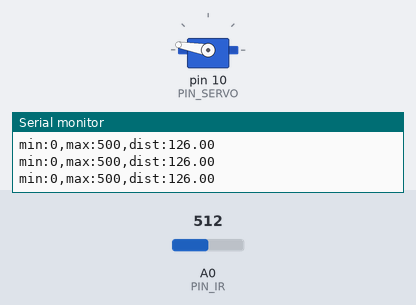
Bench run of a sketch on a simulated Arduino Uno, built with avr-gcc and run on an emulated ATmega328P. Parts: servo, the last lines printed to the serial monitor. Inputs (shaded band) come from the test bench; at power-on: A0 (PIN_IR) = 512.

Above: at 1.2 s.
1.3 s: A0 (PIN_IR) set to 277
2.9 s: A0 (PIN_IR) set to 259
At 4.0 s:
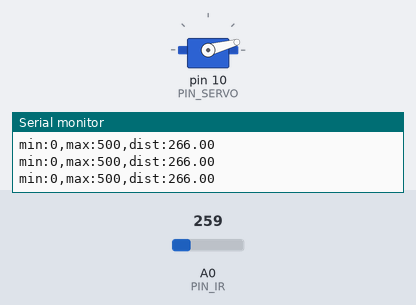
4.4 s: A0 (PIN_IR) set to 306
At 4.7 s:
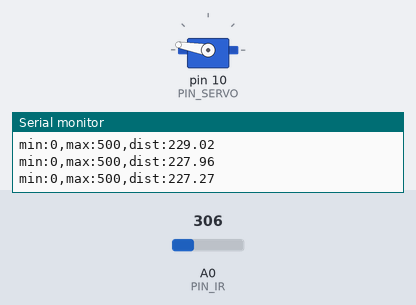
5.9 s: A0 (PIN_IR) set to 245
At 7.1 s:
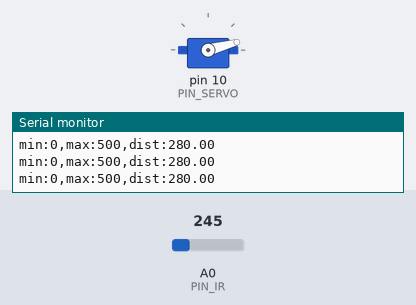
Timing chart, 0 to 8.4 s (numbered marks = the images above; inputs shaded):
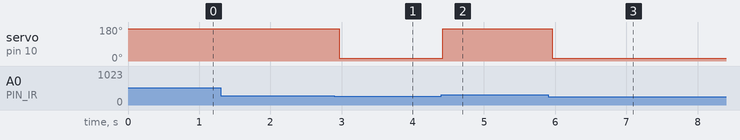

Measured:
- the behaviour switches between 270 and 269 on A0 (PIN_IR) (found by bisection; images 0 and 1)
- after the input at 2.9 s, servo on pin 10 (PIN_SERVO): 170° → 15° after 0.07 s
- after the input at 4.4 s, servo on pin 10 (PIN_SERVO): 15° → 170° at once
- after the input at 5.9 s, servo on pin 10 (PIN_SERVO): 170° → 15° after 0.06 s

The sketch:

21_bbc_20203123.ino
```cpp
#include <Servo.h>
Servo myservo;

// Arduino pin assignment
#define PIN_IR A0
#define PIN_SERVO 10

#define SERVO_MAX 2300
#define SERVO_MIN 700

#define _INTERVAL_DIST 30
#define DELAY_MICROS  1500
#define EMA_ALPHA 0.35

const float coE[] = {0.0000006, -0.0013340, 1.4066328, 5.5307588};

float ema_dist = 0;
float filtered_dist;
float samples_num = 3;

void setup() {
  myservo.attach(PIN_SERVO);
  Serial.begin(57600);
}

float ir_distance(void){
  float volt = float(analogRead(PIN_IR));
  float val = ((6762.0/(volt-9.0))-4.0) * 10.0;
  float dist_cali = coE[0] * pow(val, 3) + coE[1] * pow(val, 2) + coE[2] * val + coE[3];
  return dist_cali;
}

float under_noise_filter(void){
  int currReading;
  int largestReading = 0;
  for (int i = 0; i < samples_num; i++) {
    currReading = ir_distance();
    if (currReading > largestReading) { largestReading = currReading; }
    // Delay a short time before taking another reading
    delayMicroseconds(DELAY_MICROS);
  }
  return largestReading;
}

float filtered_ir_distance(void){
  int currReading;
  int lowestReading = 1024;
  for (int i = 0; i < samples_num; i++) {
    currReading = under_noise_filter();
    if (currReading < lowestReading) { lowestReading = currReading; }
  }
  ema_dist = EMA_ALPHA*lowestReading + (1-EMA_ALPHA)*ema_dist;
  return ema_dist;
}

void loop() {
  float dist = filtered_ir_distance();
  Serial.print("min:0,max:500,dist:");
  Serial.println(dist);
  if(dist < 255) {
    myservo.writeMicroseconds(SERVO_MAX);
  }
  else {
    myservo.writeMicroseconds(SERVO_MIN);
  }
  delay(20);
}
```
